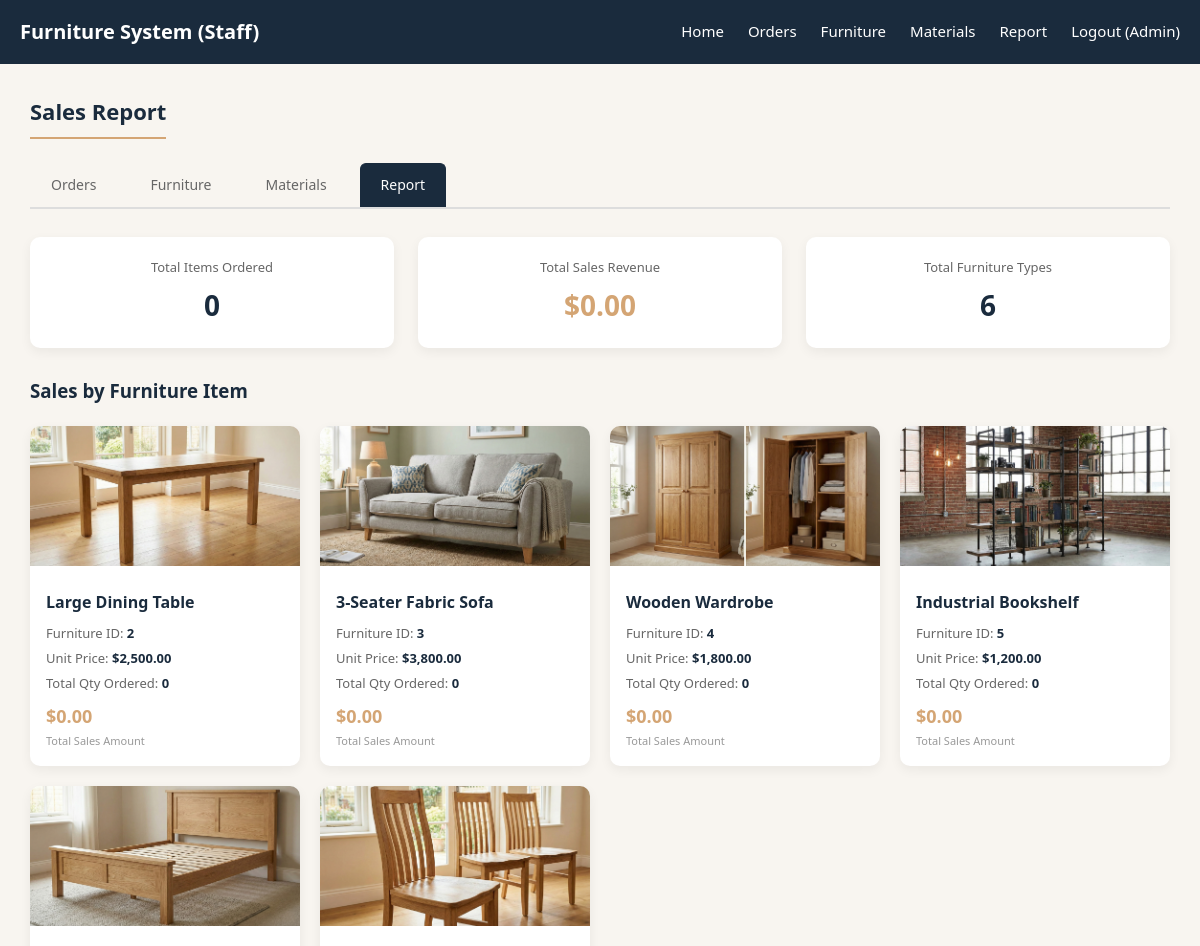
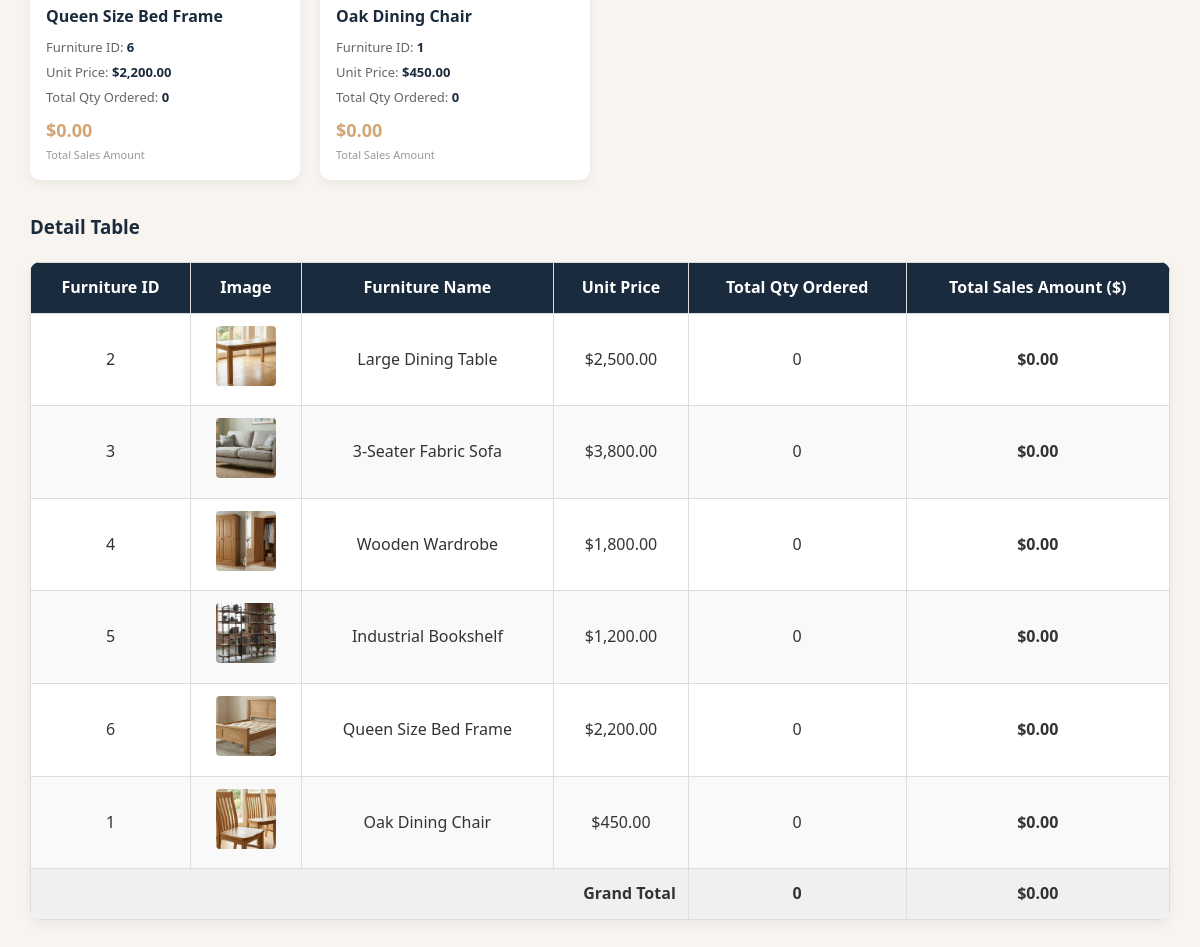
The page /admin_report.php (signed in) on the database its author committed (2 pictures, top to bottom).
### tables this page shows
CREATE TABLE Furniture (
    furnitureID          INT            NOT NULL AUTO_INCREMENT,
    furnitureSKU         VARCHAR(20)    DEFAULT NULL,
    furnitureName        VARCHAR(255)   NOT NULL,
    furnitureModel       VARCHAR(50)    DEFAULT NULL,
    furnitureDescription VARCHAR(255)   NOT NULL,
    furniturePrice       DECIMAL(10, 2) NOT NULL,
    furnitureImage       VARCHAR(255)   DEFAULT NULL,
    furnitureCategory    VARCHAR(100)   DEFAULT NULL,
    furnitureStockStatus INT            NOT NULL DEFAULT 1,  
    PRIMARY KEY (furnitureID)
);

### admin_report.php (the view, shortened to what this page needs)
<?php
require_once('3_Connections/DB_Configuration.php');
$sql = "SELECT f.furnitureID,
               f.furnitureName,
               f.furnitureImage,
               f.furniturePrice,
               IFNULL(SUM(of.orderQty), 0)                        AS totalQty,
               IFNULL(SUM(of.orderQty * f.furniturePrice), 0.00)  AS totalSales
        FROM Furniture f
        LEFT JOIN OrderFurniture of ON f.furnitureID = of.furnitureID
        GROUP BY f.furnitureID
        ORDER BY totalSales DESC";
$report = mysqli_query($conn, $sql);
$grandQty   = 0;
$grandSales = 0.0;
$rows       = array();
if ($report) {
    while ($r = mysqli_fetch_assoc($report)) {
        $grandQty   += (int)$r['totalQty'];
        $grandSales += (float)$r['totalSales'];
        $rows[]      = $r;
    }
}
$staffName = isset($_SESSION['staffName']) ? $_SESSION['staffName'] : 'Staff';
?>
<!DOCTYPE html>
<html lang="en">
<head>
    <link rel="stylesheet" href="css/style.css">
    <link rel="stylesheet" href="css/admin.css">
</head>
<body>
<nav>
    <div class="container nav-inner">
        <div class="logo">Furniture System (Staff)</div>
        <ul class="nav-links">
            <li><a href="index.php">Home</a></li>
            <li><a href="admin.php">Orders</a></li>
            <li><a href="admin_furniture.php">Furniture</a></li>
            <li><a href="admin_material.php">Materials</a></li>
            <li><a href="admin_report.php">Report</a></li>
            <li><a href="logout.php">Logout (<?php echo htmlspecialchars($staffName); ?>)</a></li>
        </ul>
    </div>
</nav>
<div class="admin-container">
    <h2 class="section-title">Sales Report</h2>
    <div class="admin-tabs">
        <a href="admin.php">Orders</a>
        <a href="admin_furniture.php">Furniture</a>
        <a href="admin_material.php">Materials</a>
        <a href="admin_report.php" class="active">Report</a>
    </div>
    <div style="display:flex;gap:24px;margin-bottom:28px;flex-wrap:wrap;">
        <div class="form-box" style="flex:1;min-width:200px;text-align:center;padding:20px;">
            <div style="font-size:13px;color:#666;margin-bottom:6px;">Total Items Ordered</div>
            <div style="font-size:28px;font-weight:700;color:var(--primary);"><?php echo number_format($grandQty); ?></div>
        </div>
        <div class="form-box" style="flex:1;min-width:200px;text-align:center;padding:20px;">
            <div style="font-size:13px;color:#666;margin-bottom:6px;">Total Sales Revenue</div>
            <div style="font-size:28px;font-weight:700;color:var(--secondary);">$<?php echo number_format($grandSales, 2); ?></div>
        </div>
        <div class="form-box" style="flex:1;min-width:200px;text-align:center;padding:20px;">
            <div style="font-size:13px;color:#666;margin-bottom:6px;">Total Furniture Types</div>
            <div style="font-size:28px;font-weight:700;color:var(--primary);"><?php echo count($rows); ?></div>
        </div>
    </div>
    <h3 style="color:var(--primary);margin-bottom:16px;">Sales by Furniture Item</h3>
    <div class="report-grid">
        <?php foreach ($rows as $r): ?>
        <div class="report-card">
            <?php $imgPath = '1_Resources/furntiure_images/' . ($r['furnitureImage'] ? $r['furnitureImage'] : 'default.png'); ?>
            <img src="<?php echo htmlspecialchars($imgPath); ?>" alt="<?php echo htmlspecialchars($r['furnitureName']); ?>"
                 class="report-card-img" onerror="this.src='https://placehold.co/400x140?text=No+Image'">
            <div class="report-card-body">
                <div class="report-card-title"><?php echo htmlspecialchars($r['furnitureName']); ?></div>
                <div class="report-stat">Furniture ID: <span><?php echo $r['furnitureID']; ?></span></div>
                <div class="report-stat">Unit Price: <span>$<?php echo number_format($r['furniturePrice'], 2); ?></span></div>
                <div class="report-stat">Total Qty Ordered: <span><?php echo number_format($r['totalQty']); ?></span></div>
                <div class="report-total">$<?php echo number_format($r['totalSales'], 2); ?></div>
                <div style="font-size:11px;color:#999;margin-top:2px;">Total Sales Amount</div>
            </div>
        </div>
        <?php endforeach; ?>
    </div>
    <h3 style="color:var(--primary);margin:32px 0 8px;">Detail Table</h3>
    <table>
        <thead>
        <tr>
            <th>Furniture ID</th>
            <th>Image</th>
            <th>Furniture Name</th>
            <th>Unit Price</th>
            <th>Total Qty Ordered</th>
            <th>Total Sales Amount ($)</th>
        </tr>
        </thead>
        <tbody>
        <?php foreach ($rows as $r): ?>
        <tr>
            <td><?php echo $r['furnitureID']; ?></td>
            <td>
                <img src="<?php echo htmlspecialchars('1_Resources/furntiure_images/' . ($r['furnitureImage'] ? $r['furnitureImage'] : 'default.png')); ?>"
                     class="table-img" onerror="this.style.display='none'" alt="">
            </td>
            <td><?php echo htmlspecialchars($r['furnitureName']); ?></td>
            <td>$<?php echo number_format($r['furniturePrice'], 2); ?></td>
            <td><?php echo number_format($r['totalQty']); ?></td>
            <td><strong>$<?php echo number_format($r['totalSales'], 2); ?></strong></td>
        </tr>
        <?php endforeach; ?>
        </tbody>
        <tfoot>
        <tr style="background:#f0f0f0;font-weight:700;">
            <td colspan="4" style="text-align:right;">Grand Total</td>
            <td><?php echo number_format($grandQty); ?></td>
            <td>$<?php echo number_format($grandSales, 2); ?></td>
        </tr>
        </tfoot>
    </table>
</div>
</body>
</html>

### css/style.css (style rules this page uses)
* { margin: 0; padding: 0; box-sizing: border-box; font-family: 'Segoe UI', Roboto, Helvetica, Arial, sans-serif; }
:root { --primary: #1a2b3d; --secondary: #d4a574; --light: #f8f5f0; --white: #fff; --gray: #666; --light-gray: #f1f1f1; --radius: 10px; --shadow: 0 4px 12px rgba(0, 0, 0, 0.06); --transition: 0.3s ease; }
body { background: var(--light); color: #333; line-height: 1.6; }
.container { max-width: 1200px; margin: 0 auto; padding: 0 20px; }
nav { background: var(--primary); padding: 16px 0; position: sticky; top: 0; z-index: 99; }
.nav-inner { display: flex; justify-content: space-between; align-items: center; }
.logo { color: var(--white); font-size: 20px; font-weight: 600; }
.nav-links { display: flex; gap: 24px; list-style: none; }
.nav-links a { color: var(--white); text-decoration: none; font-size: 15px; transition: var(--transition); }
.section-title { font-size: 22px; font-weight: 600; color: var(--primary); margin-bottom: 24px; padding-bottom: 8px; border-bottom: 2px solid var(--secondary); display: inline-block; }
.form-box { background: var(--white); max-width: 600px; margin: 0 auto; padding: 30px; border-radius: var(--radius); box-shadow: var(--shadow); }

### css/admin.css (style rules this page uses)
.admin-container { padding: 30px; max-width: 1200px; margin: 0 auto; }
table { width: 100%; border-collapse: collapse; margin-top: 20px; background: #fff; border-radius: var(--radius); overflow: hidden; box-shadow: var(--shadow); }
th, td { border: 1px solid #ddd; padding: 12px; text-align: center; vertical-align: middle; }
th { background-color: var(--primary); color: white; white-space: nowrap; }
tr:nth-child(even) { background-color: #f9f9f9; }
.table-img { width: 60px; height: 60px; object-fit: cover; border-radius: 4px; }
.admin-tabs { display: flex; gap: 12px; margin-bottom: 28px; border-bottom: 2px solid #ddd; padding-bottom: 0; }
.admin-tabs a { padding: 10px 20px; text-decoration: none; color: var(--gray); border-radius: 6px 6px 0 0; font-size: 14px; font-weight: 500; border: 1px solid transparent; border-bottom: none; transition: var(--transition); }
.admin-tabs a.active, .admin-tabs a:hover { background: var(--primary); color: #fff; border-color: var(--primary); }
.report-grid { display: grid; grid-template-columns: repeat(auto-fill, minmax(240px, 1fr)); gap: 20px; margin-top: 20px; }
.report-card { background: #fff; border-radius: var(--radius); box-shadow: var(--shadow); overflow: hidden; }
.report-card-img { width: 100%; height: 140px; object-fit: cover; }
.report-card-body { padding: 16px; }
.report-card-title { font-size: 16px; font-weight: 600; color: var(--primary); margin-bottom: 8px; }
.report-stat { font-size: 13px; color: var(--gray); margin-bottom: 4px; }
.report-stat span { font-weight: 600; color: var(--primary); }
.report-total { font-size: 18px; font-weight: 700; color: var(--secondary); margin-top: 8px; }

### rows shown on the page
furniture: furnitureImage (picture), furnitureName "Large Dining Table", furnitureID "2", furniturePrice "2,500.00", totalQty "0", totalSales "0.00"
furniture: furnitureImage (picture), furnitureName "3-Seater Fabric Sofa", furnitureID "3", furniturePrice "3,800.00", totalQty "0", totalSales "0.00"
furniture: furnitureImage (picture), furnitureName "Wooden Wardrobe", furnitureID "4", furniturePrice "1,800.00", totalQty "0", totalSales "0.00"
furniture: furnitureImage (picture), furnitureName "Industrial Bookshelf", furnitureID "5", furniturePrice "1,200.00", totalQty "0", totalSales "0.00"
furniture: furnitureImage (picture), furnitureName "Queen Size Bed Frame", furnitureID "6", furniturePrice "2,200.00", totalQty "0", totalSales "0.00"
furniture: furnitureImage (picture), furnitureName "Oak Dining Chair", furnitureID "1", furniturePrice "450.00", totalQty "0", totalSales "0.00"

### other values the page prints
$staffName "Admin"
$grandQty "0"
$grandSales "0.00"
count($rows) "6"
